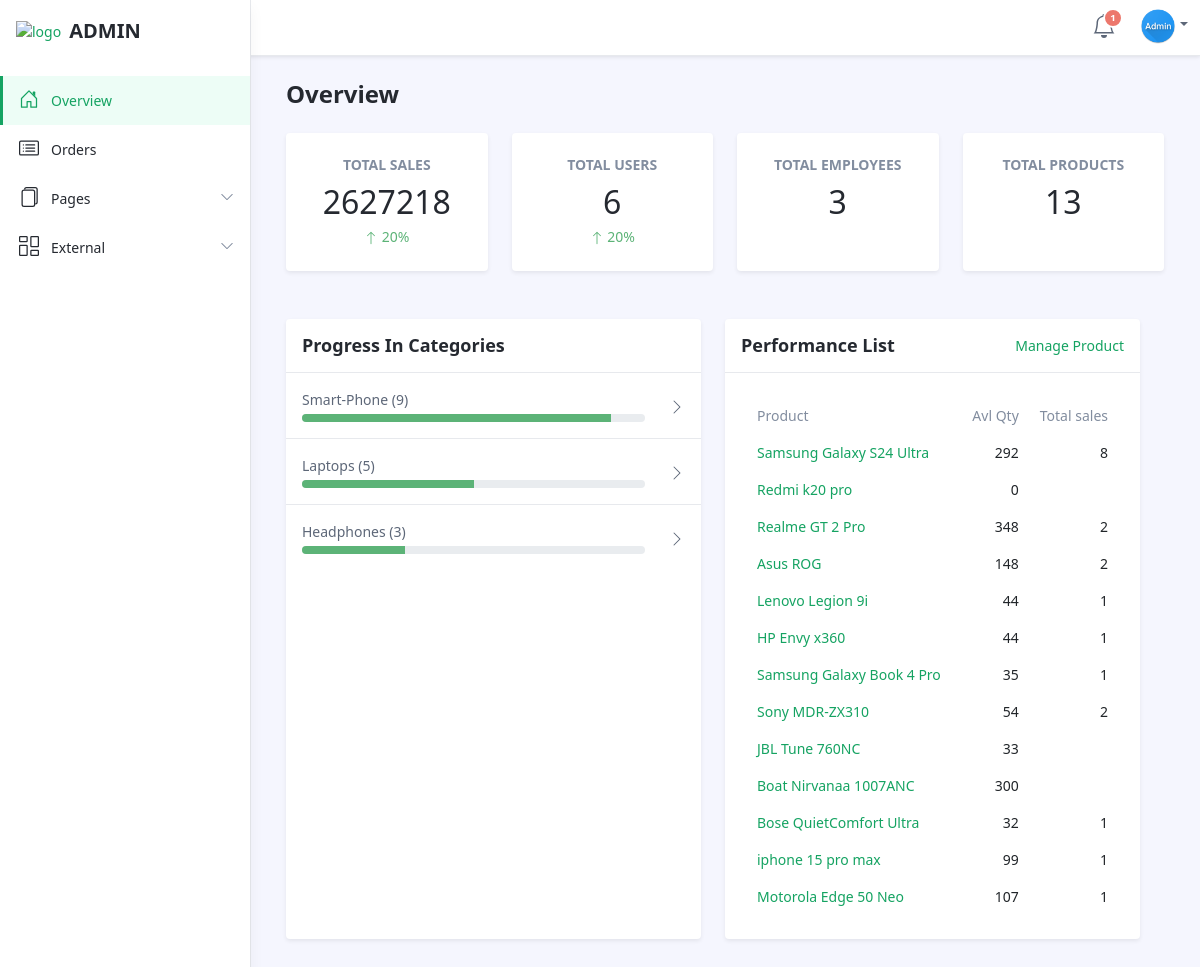
The page /adminindex on the database as committed earlier.
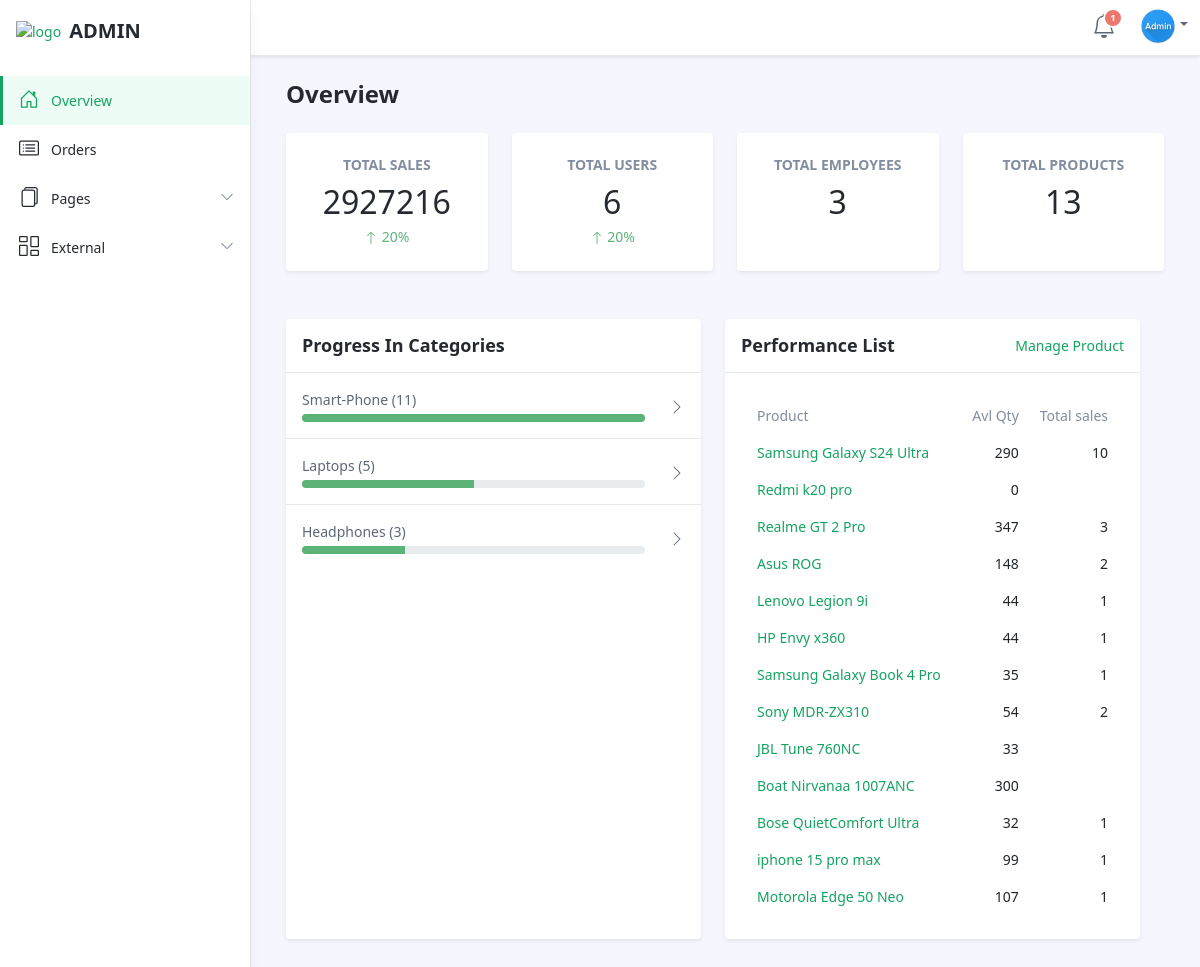
The same page on the database as committed later.
### appsone/models.py (models this page shows)
class product(models.Model):
    p_name = models.CharField(max_length=100)
    brand = models.CharField(max_length=100)
    description = models.TextField()
    category = models.CharField(max_length=100)
    image = models.FileField(upload_to='img/product/', null=True, blank=True)
    offer = models.IntegerField()
    price = models.IntegerField()
    quantity = models.IntegerField()

### appsone/views.py (the view)
# urls.py: path('adminindex', views.adminindex, name='adminindex'),
def adminindex(request):
    admin_id = request.session.get('admin_id')
    admin = Admin_one.objects.get(pk=1)
    user_count = UserRegister1.objects.count()
    employee_count = ShopEmployeeRegister1.objects.count()
    product_count = product.objects.count()
    product_data = product.objects.all()
    messages =Message.objects.filter(status=0)
    messages_count =Message.objects.filter(status=0).count()
    category_counts = Paid_Product.objects.values('product_details__category').annotate(
        count=Count('product_details__category'))
    paid_products = Paid_Product.objects.all()
    total_price_all = sum(product.total_price for product in paid_products)
    print(category_counts)
    a = b = c = 0
    for category in category_counts:
        if category['product_details__category'] == "Headset":
            a = category['count']
        elif category['product_details__category'] == "Smart-Phone":
            b = category['count']
        else:
            c = category['count']
    print(a, b, c)
    total_quantities = Paid_Product.objects.values('product_details__id', 'product_details__p_name').annotate(
        total_quantity=Sum('quantity'))
    return render(request, "adminindex.html", {
        'user_count': user_count,
        'employee_count': employee_count,
        'product_count': product_count,
        'product_data': product_data,
        'Headset': a,
        'Smart_Phone': b,
        'Laptop': c,
        'total_price_all': total_price_all,
        "admin": admin,
        "total_quantities" : total_quantities,
        'messages':messages,
        'messages_count':messages_count
    })

### appsone/models.py (called while the page is built)
    @property
    def total_price(self):
        return (self.product_details.price * self.quantity)

### template/adminindex.html (shortened to what the changed rows need)
<!DOCTYPE html>
<html lang="en">
<head>
	{% load static %}
    <link id="theme-style" rel="stylesheet" href="{% static 'css/portal.css' %}">
</head>
<body class="app">
    <div class="app-wrapper">
	    <div class="app-content pt-3 p-md-3 p-lg-4">
		    <div class="container-xl">
			    <h1 class="app-page-title">Overview</h1>
			    <div class="row g-4 mb-4">
				    <div class="col-6 col-lg-3">
					    <div class="app-card app-card-stat shadow-sm h-100">
						    <div class="app-card-body p-3 p-lg-4">
							    <h4 class="stats-type mb-1">Total Sales</h4>
							    <div class="stats-figure">{{total_price_all}}</div>
							    <div class="stats-meta text-success">
								    <svg width="1em" height="1em" viewBox="0 0 16 16" class="bi bi-arrow-up" fill="currentColor" xmlns="http://www.w3.org/2000/svg">
  <path fill-rule="evenodd" d="M8 15a.5.5 0 0 0 .5-.5V2.707l3.146 3.147a.5.5 0 0 0 .708-.708l-4-4a.5.5 0 0 0-.708 0l-4 4a.5.5 0 1 0 .708.708L7.5 2.707V14.5a.5.5 0 0 0 .5.5z"/>
</svg> 20%</div>
						    </div>
					    </div>
				    </div>
			    </div>
			    <div class="row g-4 mb-4">
			    <div class="row g-4 mb-4">
				    <div class="col-12 col-lg-6">
				        <div class="app-card app-card-progress-list h-100 shadow-sm">
					        <div class="app-card-body">
							    <div class="item p-3">
								    <div class="row align-items-center">
									    <div class="col">
										    <div class="title mb-1 ">Smart-Phone ({{Smart_Phone}})</div>
										    <div class="progress">
  <div class="progress-bar bg-success" role="progressbar" style="width: {{Smart_Phone}}0%;" aria-valuenow="25" aria-valuemin="0" aria-valuemax="100"></div>
</div>
									    </div>
								    </div>
							    </div>
					        </div>
				        </div>
			        </div>
			        <div class="col-12 col-lg-6">
				        <div class="app-card app-card-stats-table h-100 shadow-sm">
					        <div class="app-card-body p-3 p-lg-4">
						        <div class="table-responsive">
							        <table class="table table-borderless mb-0">
										<thead>
											<tr>
												<th class="meta">Product</th>
												<th class="meta stat-cell">Avl Qty</th>
												<th class="meta stat-cell">Total sales</th>
											</tr>
										</thead>
										<tbody>
										 {% for product in product_data %}
        <tr>
            <td><a href="#">{{ product.p_name }}</a></td>
            <td class="stat-cell">{{ product.quantity }}</td>
            <td class="stat-cell">
                {% for quantity in total_quantities %}
                    {% if quantity.product_details__id == product.id %}
                        {{ quantity.total_quantity }}
                    {% endif %}
                {% endfor %}
            </td>
        </tr>
        {% empty %}
        <tr>
            <td colspan="3">No products found.</td>
        </tr>
        {% endfor %}
										</tbody>
									</table>
						        </div>
					        </div>
				        </div>
			        </div>
			    </div>
		    </div>
	    </div>
    </div>
</body>
</html>

Rows that differ between the two databases and show on the page:
changed product "Samsung Galaxy S24 Ultra": quantity "292" → "290"
changed product "Realme GT 2 Pro": quantity "348" → "347"
Other text that changed with them:
{{ total_price_all }}: "2627218" → "2927216"
{{ Smart_Phone }}: "9" → "11"
{{ Smart_Phone }}: 9 → 11 (drawn)
new list line: "10"
new list line: "3"
list line gone: "8"
list line gone: "2"
